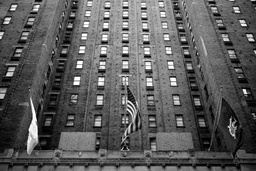
#> input picture brightness_transformation/test_images/building_correct_expose.jpg, 256 x 171 px, shrunk from 1536 x 1024 before the run
$ python utils.py --image_filename test_images/building_correct_expose.jpg
#> lines starting #> are read from the running program, lines starting #| are printed output that depends on the picture
#> in test_histogram, image is the input picture: shape (171, 256); min 0, max 255, mean 91.3
import cv2
import numpy
import argparse
import matplotlib.pyplot as plt

def parse_arguments():
    """
    Parse user arguments for brightness_transformation functions
    """
    parser = argparse.ArgumentParser(
        description='parse arguments for test histogram function')

    parser.add_argument('--image_filename',
                        required=True,
                        help="""Path to the image directory.""")

    parser.add_argument('--write_filename',
                    help="""Path to the write the transformed image.""")


    return parser.parse_args()

class Histogram:
    """
    Construct a histogram object, the input data should be in the range of
    (min_val, max_val) with the number of bins num_bins.
    """

    def __init__(self, num_bins, min_val, max_val):
        # Compute the width of the bin.
        self.bin_width = ((max_val - min_val + 1) / num_bins)
        # Initialize a histogram with 0.0.
        self.histogram = numpy.asarray([0.0] * num_bins)

    def get_bin_id(self, value):
        """
        Compute a correspond bin's id for a given value.
        """
        return int(numpy.floor(value / self.bin_width))

    def add_data(self, value):
        """
        Add a new value to the histogramm. The histogram is updated with the
        new value.
        """
        # Get the bin's id
        bin = self.get_bin_id(value)

        # Update histogram at the corresponding bin.
        self.histogram[bin] += 1

    def make_histogram(self, image):
        """
        Make a histogram for a given image.
        """

        # Get height and width of the image.
        height, width = image.shape
#> height = 171; width = 256

        # Iterate the image and update the histogram
        for r in range(0, height):
            for c in range(0, width):
                # Add pixel to histogram.
                self.add_data(image[r,c])
#> this loop made 171 passes

        # Normalize the histogram to the range of (0,1)
        self.normalize()

        # Print the information of the histogram.
        self.print_info()

    def get_bin_height(self, bin_id):
        """
        Return how many bins are there in the histogramm at bin's id.
        """
        return self.histogram[bin_id]

    def get_histogram(self):
        """
        Get the histogram object.
        """
        return self.histogram

    def normalize(self):
        """
        Normalize the histogram of the range (0,1)
        """

        self.histogram /= numpy.sum(self.histogram)

    def write_histogram_as_plot(self, filename):
        """
        Write histogram as a plot on drive.
        """
        # Define the x axes.
        bar_x = range(self.histogram.shape[0])

        # Create the histogram
        plt.bar(bar_x, self.histogram)

        # Show every x axes.
        plt.xticks(bar_x)

        # Generate relative information on the histogram plot.
        plt.title('Histogram of the Image')
        plt.xlabel('Bins')
        plt.ylabel('Frequencies')

        # Save the histogram with the given filename.
        plt.savefig(filename)
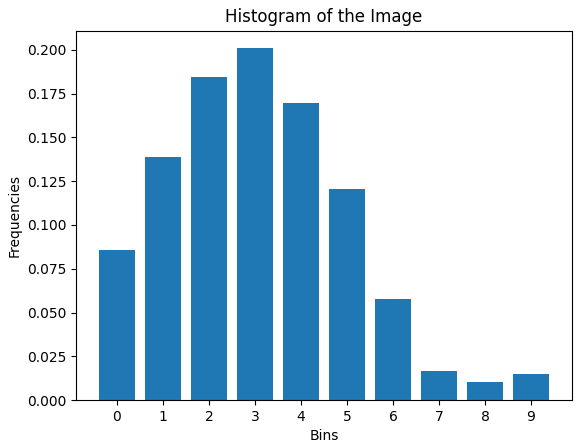
#> figure drawn by matplotlib, 1 panel; tallest bar 0.201 high, from x = 2.6 to 3.4

    def print_info(self):
        """
        The information of the histogram.
        """
        print("-------Histogram--------")
        print("The number of bins", self.histogram.shape[0])
        print("Histogram:", self.histogram)
        print("------------------------")


def test_histogram():
    # Parse user arguments.
    args = parse_arguments()

    #Read image.
    image = cv2.imread(args.image_filename, cv2.IMREAD_GRAYSCALE)

    # Declare a histogram with required parameters.
    hist = Histogram(10, 0, 255)

    # Test several functions.
    hist.make_histogram(image)
    hist.write_histogram_as_plot(args.write_filename)


if __name__ == '__main__':
    test_histogram()
